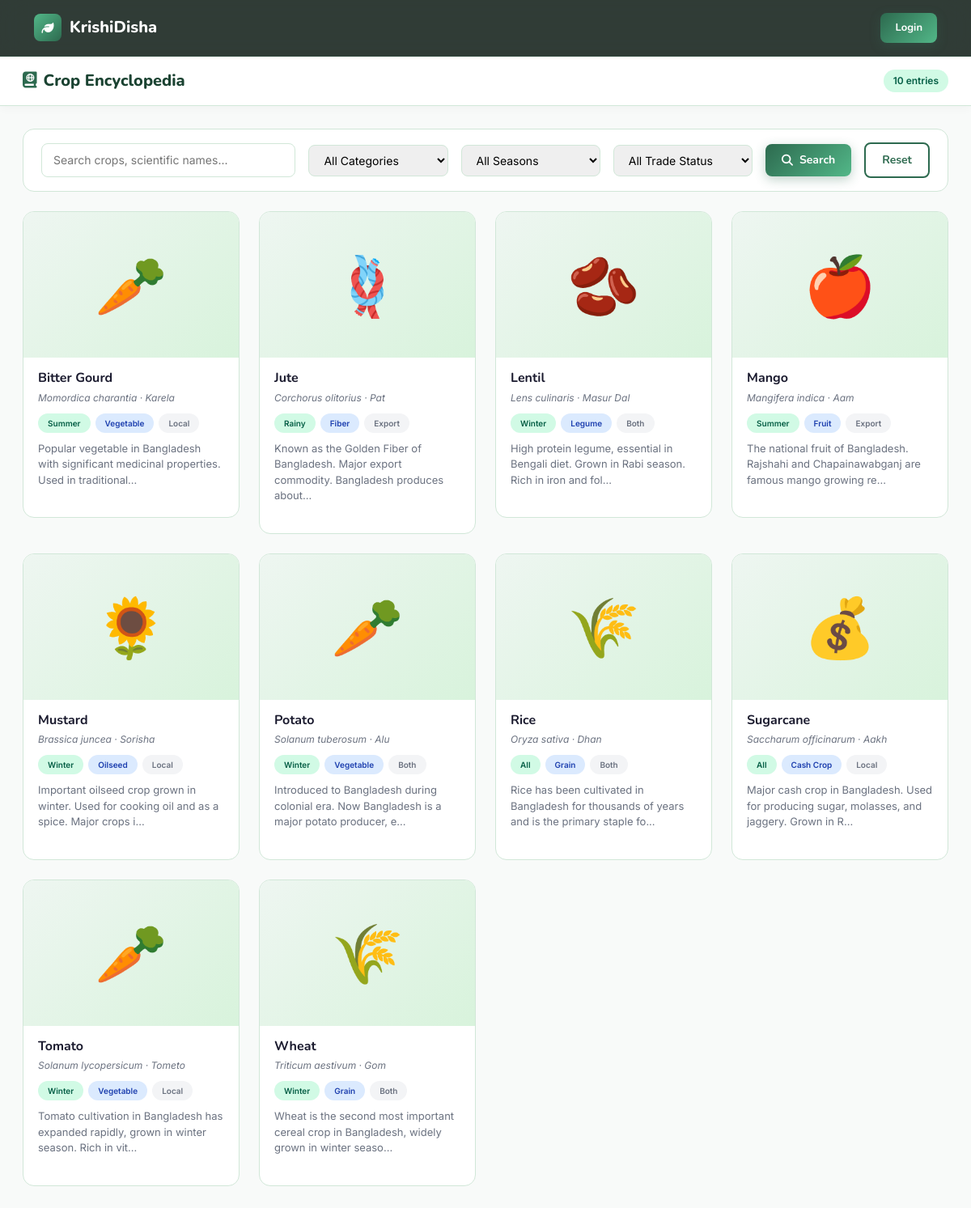
Screenshot of /modules/encyclopedia.php with the database file from the repository.
### tables this page shows
CREATE TABLE CROP (
    id INT AUTO_INCREMENT PRIMARY KEY,
    name VARCHAR(150) NOT NULL,
    scientific_name VARCHAR(200),
    local_name VARCHAR(150),
    origin VARCHAR(200),
    history TEXT,
    image VARCHAR(255) DEFAULT 'assets/images/crops/default.jpg',
    trade_status ENUM('local','export','both') DEFAULT 'local',
    season ENUM('summer','winter','rainy','all') DEFAULT 'all',
    category VARCHAR(100),
    created_at TIMESTAMP DEFAULT CURRENT_TIMESTAMP
);

### includes/auth_check.php (called while the page is built, shortened)
<?php
function isLoggedIn(): bool {
    return isset($_SESSION['user_id']);
}

### modules/encyclopedia.php (the view, shortened to what this page needs)
<?php
require_once __DIR__ . '/../includes/auth_check.php';
require_once __DIR__ . '/../config/db.php';
$search   = trim($_GET['q'] ?? '');
$where = ['1=1']; $params = [];
$stmt = $pdo->prepare("SELECT * FROM CROP WHERE " . implode(' AND ', $where) . " ORDER BY name ASC");
$stmt->execute($params);
$crops = $stmt->fetchAll();
?>
<?php include __DIR__ . '/../includes/header.php'; ?>
<?php if (isLoggedIn()): ?>
<div class="layout-wrapper">
<?php include __DIR__ . '/../includes/sidebar.php'; ?>
<div class="main-content">
<?php else: ?>
<nav class="kd-navbar">
    <div class="container">
        <div class="d-flex align-items-center justify-content-between">
            <a href="/KrishiDisha/index.php" class="navbar-brand" style="display:flex;align-items:center;gap:10px;font-family:'Nunito',sans-serif;font-size:20px;font-weight:800;color:#fff;">
                <div style="width:34px;height:34px;background:linear-gradient(135deg,#52b788,#2d6a4f);border-radius:8px;display:flex;align-items:center;justify-content:center;"><i class="fa-solid fa-leaf" style="color:#fff;font-size:15px;"></i></div>KrishiDisha
            </a>
            <a href="/KrishiDisha/auth/login.php" class="btn-kd btn-kd-primary" style="padding:8px 18px; font-size:13px;">Login</a>
        </div>
    </div>
</nav>
<div style="padding-top:70px;">
<?php endif; ?>
<div class="topbar">
    <div class="d-flex align-items-center gap-3">
        <div class="topbar-title"><i class="fa-solid fa-book-atlas me-2" style="color:var(--primary);"></i>Crop Encyclopedia</div>
    </div>
    <div class="topbar-actions">
        <span class="badge-kd badge-success"><?= count($crops) ?> entries</span>
    </div>
</div>
<div class="page-body">
    <form class="filter-bar" method="GET">
        <input type="text" name="q" placeholder="Search crops, scientific names..." value="<?= htmlspecialchars($search) ?>" style="flex:2;">
        <select name="category">
            <option value="">All Categories</option>
        </select>
        <select name="season">
            <option value="">All Seasons</option>
        </select>
        <select name="trade">
            <option value="">All Trade Status</option>
        </select>
        <button type="submit" class="btn-kd btn-kd-primary"><i class="fa-solid fa-search"></i> Search</button>
        <a href="encyclopedia.php" class="btn-kd btn-kd-outline">Reset</a>
    </form>
    <?php if (empty($crops)): ?>
    <div class="card-kd"><div class="card-body-kd text-center py-5"><div style="font-size:64px;">🌾</div><h4 style="color:var(--text-muted);">No crops found</h4><p style="color:var(--text-muted);">Try adjusting your search or filters.</p></div></div>
    <?php else: ?>
    <div class="row g-4">
        <?php foreach ($crops as $crop): ?>
        <div class="col-md-6 col-lg-4 col-xl-3">
            <a href="encyclopedia.php?detail=<?= $crop['id'] ?>" style="display:block; text-decoration:none;">
                <div class="crop-card">
                    <div style="height:180px; background:linear-gradient(135deg, var(--surface3), var(--accent3)); display:flex; align-items:center; justify-content:center; font-size:72px;">
                        <?php
                        $icons = ['Grain'=>'🌾','Vegetable'=>'🥕','Fruit'=>'🍎','Fiber'=>'🪢','Oilseed'=>'🌻','Legume'=>'🫘','Cash Crop'=>'💰'];
                        echo $icons[$crop['category']] ?? '🌱';
                        ?>
                    </div>
                    <div class="crop-card-body">
                        <h5><?= htmlspecialchars($crop['name']) ?></h5>
                        <div class="scientific"><?= htmlspecialchars($crop['scientific_name'] ?? '') ?> · <?= htmlspecialchars($crop['local_name'] ?? '') ?></div>
                        <div style="display:flex; gap:6px; flex-wrap:wrap; margin-bottom:10px;">
                            <span class="badge-kd badge-success" style="font-size:10px;"><?= ucfirst($crop['season']) ?></span>
                            <span class="badge-kd badge-info" style="font-size:10px;"><?= $crop['category'] ?></span>
                            <span class="badge-kd badge-muted" style="font-size:10px;"><?= ucfirst($crop['trade_status']) ?></span>
                        </div>
                        <p><?= mb_substr(strip_tags($crop['history'] ?? ''), 0, 90) ?>...</p>
                    </div>
                </div>
            </a>
        </div>
        <?php endforeach; ?>
    </div>
    <?php endif; ?>
</div>
<?php if (isLoggedIn()): ?>
</div></div>
<?php else: ?>
</div>
<?php endif; ?>
<?php include __DIR__ . '/../includes/footer.php'; ?>

### assets/css/style.css (style rules this page uses)
:root { --primary: #2d6a4f; --primary-light: #52b788; --primary-dark: #1b4332; --accent: #74c69d; --accent2: #b7e4c7; --accent3: #d8f3dc; --gold: #f4a261; --gold-light: #ffd166; --danger: #e63946; --warning: #f4a261; --info: #4895ef; --dark: #0d1b14; --dark2: #162820; --dark3: #1e3a2f; --surface: #ffffff; --surface2: #f8faf9; --surface3: #eef6f1; --text: #1a1a2e; --text-muted: #6b7280; --border: #d1e7d8; --sidebar-w: 260px; --radius: 14px; --radius-sm: 8px; --shadow: 0 4px 24px rgba(45,106,79,0.10); --shadow-lg: 0 8px 40px rgba(45,106,79,0.18); --transition: 0.25s cubic-bezier(0.4,0,0.2,1); }
*, *::before, *::after { box-sizing: border-box; margin: 0; padding: 0; }
html { scroll-behavior: smooth; }
body { font-family: 'Inter', sans-serif; font-size: 15px; color: var(--text); background: var(--surface2); line-height: 1.6; }
h1,h2,h3,h4,h5,h6 { font-family: 'Nunito', sans-serif; font-weight: 700; }
a { text-decoration: none; color: inherit; }
.topbar { background: var(--surface); border-bottom: 1px solid var(--border); padding: 14px 28px; display: flex; align-items: center; justify-content: space-between; position: sticky; top: 0; z-index: 100; box-shadow: 0 2px 12px rgba(0,0,0,0.04); }
.topbar-title { font-family: 'Nunito', sans-serif; font-size: 20px; font-weight: 800; color: var(--primary-dark); }
.topbar-title i { color: var(--primary) !important; }
.topbar-actions { display: flex; align-items: center; gap: 12px; }
.page-body { padding: 28px; flex: 1; }
.btn-kd { display: inline-flex; align-items: center; gap: 8px; padding: 9px 20px; border-radius: var(--radius-sm); font-family: 'Nunito', sans-serif; font-weight: 700; font-size: 14px; border: none; cursor: pointer; transition: all var(--transition); text-decoration: none; }
.btn-kd-primary { background: linear-gradient(135deg, var(--primary), var(--primary-light)); color: #fff; box-shadow: 0 4px 14px rgba(45,106,79,0.3); }
.btn-kd-outline { background: transparent; border: 2px solid var(--primary); color: var(--primary); }
.badge-kd { display: inline-flex; align-items: center; gap: 5px; padding: 4px 12px; border-radius: 20px; font-size: 12px; font-weight: 600; }
.badge-success { background: #d1fae5; color: #065f46; }
.badge-info { background: #dbeafe; color: #1e40af; }
.badge-muted { background: #f3f4f6; color: #6b7280; }
.kd-navbar { position: fixed; top: 0; left: 0; right: 0; z-index: 999; padding: 16px 0; background: rgba(13,27,20,0.85); backdrop-filter: blur(16px); border-bottom: 1px solid rgba(82,183,136,0.15); transition: all var(--transition); }
.kd-navbar .navbar-brand { display: flex; align-items: center; gap: 10px; font-family: 'Nunito', sans-serif; font-size: 22px; font-weight: 800; color: #fff; }
.crop-card { background: var(--surface); border: 1px solid var(--border); border-radius: var(--radius); overflow: hidden; transition: all var(--transition); height: 100%; }
.crop-card-body { padding: 16px 18px 20px; }
.crop-card-body h5 { font-size: 16px; font-weight: 700; margin-bottom: 4px; }
.crop-card-body .scientific { font-size: 12px; font-style: italic; color: var(--text-muted); margin-bottom: 10px; }
.crop-card-body p { font-size: 13px; color: var(--text-muted); line-height: 1.5; }
.filter-bar { background: var(--surface); border: 1px solid var(--border); border-radius: var(--radius); padding: 16px 22px; margin-bottom: 24px; display: flex; gap: 16px; align-items: center; flex-wrap: wrap; }
.filter-bar input, .filter-bar select { flex: 1; min-width: 160px; padding: 9px 14px; border: 1.5px solid var(--border); border-radius: var(--radius-sm); font-size: 14px; outline: none; transition: border-color var(--transition); }

### rows the page displays
crop: category "🥕", name "Bitter Gourd", scientific_name "Momordica charantia", local_name "Karela", season "Summer", category "Vegetable", trade_status "Local", history "Popular vegetable in Bangladesh with significant medicinal properties. Used in traditional"
crop: category "🪢", name "Jute", scientific_name "Corchorus olitorius", local_name "Pat", season "Rainy", category "Fiber", trade_status "Export", history "Known as the Golden Fiber of Bangladesh. Major export commodity. Bangladesh produces about"
crop: category "🫘", name "Lentil", scientific_name "Lens culinaris", local_name "Masur Dal", season "Winter", category "Legume", trade_status "Both", history "High protein legume, essential in Bengali diet. Grown in Rabi season. Rich in iron and fol"
crop: category "🍎", name "Mango", scientific_name "Mangifera indica", local_name "Aam", season "Summer", category "Fruit", trade_status "Export", history "The national fruit of Bangladesh. Rajshahi and Chapainawabganj are famous mango growing re"
crop: category "🌻", name "Mustard", scientific_name "Brassica juncea", local_name "Sorisha", season "Winter", category "Oilseed", trade_status "Local", history "Important oilseed crop grown in winter. Used for cooking oil and as a spice. Major crops i"
crop: category "🥕", name "Potato", scientific_name "Solanum tuberosum", local_name "Alu", season "Winter", category "Vegetable", trade_status "Both", history "Introduced to Bangladesh during colonial era. Now Bangladesh is a major potato producer, e"
crop: category "🌾", name "Rice", scientific_name "Oryza sativa", local_name "Dhan", season "All", category "Grain", trade_status "Both", history "Rice has been cultivated in Bangladesh for thousands of years and is the primary staple fo"
crop: category "💰", name "Sugarcane", scientific_name "Saccharum officinarum", local_name "Aakh", season "All", category "Cash Crop", trade_status "Local", history "Major cash crop in Bangladesh. Used for producing sugar, molasses, and jaggery. Grown in R"
crop: category "🥕", name "Tomato", scientific_name "Solanum lycopersicum", local_name "Tometo", season "Winter", category "Vegetable", trade_status "Local", history "Tomato cultivation in Bangladesh has expanded rapidly, grown in winter season. Rich in vit"
crop: category "🌾", name "Wheat", scientific_name "Triticum aestivum", local_name "Gom", season "Winter", category "Grain", trade_status "Both", history "Wheat is the second most important cereal crop in Bangladesh, widely grown in winter seaso"

### other values shown
count($crops) "10"
